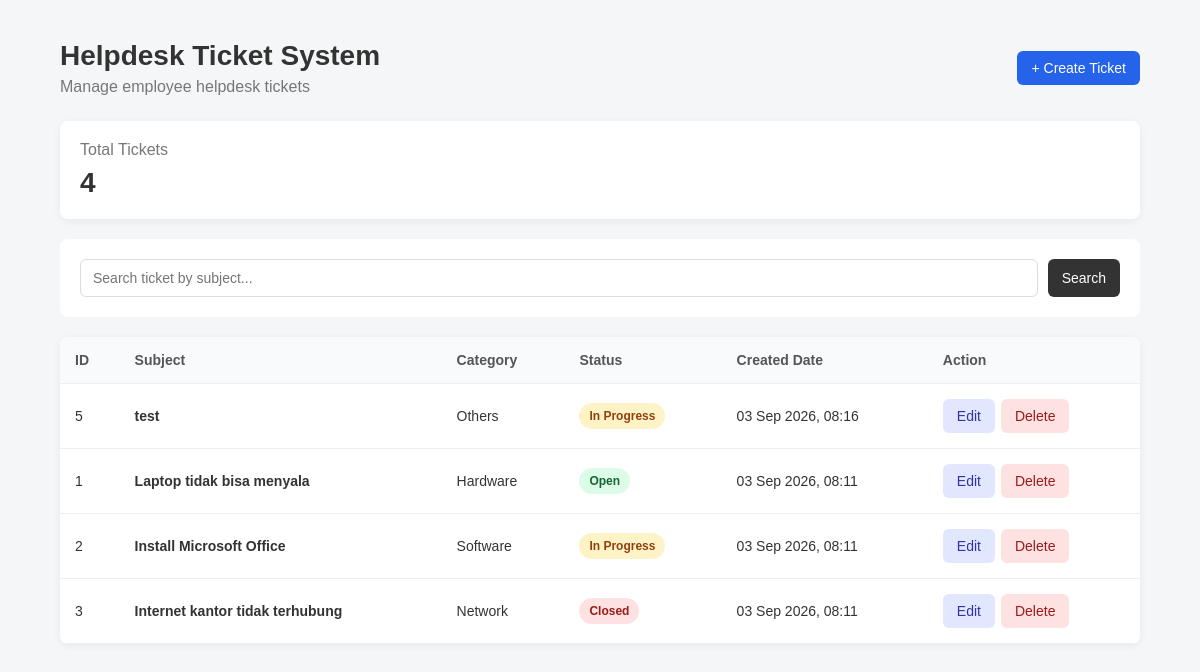
The page / on the database its author committed.
### tables this page shows
CREATE TABLE IF NOT EXISTS `tickets` (
  `id` int NOT NULL AUTO_INCREMENT,
  `subject` varchar(255) NOT NULL,
  `category` enum('Hardware','Software','Network','Others') NOT NULL,
  `description` text NOT NULL,
  `status` enum('Open','In Progress','Closed') NOT NULL DEFAULT 'Open',
  `created_at` timestamp NULL DEFAULT CURRENT_TIMESTAMP,
  PRIMARY KEY (`id`)
);

### index.php (the view, shortened to what this page needs)
<?php
require_once "config/database.php";
$search = isset($_GET['search']) ? trim($_GET['search']) : "";
if ($search !== "") {
    $sql = "SELECT * FROM tickets
            WHERE subject LIKE ?
            ORDER BY created_at DESC";
    $stmt = $conn->prepare($sql);
    $searchParam = "%" . $search . "%";
    $stmt->bind_param("s", $searchParam);
    $stmt->execute();
    $result = $stmt->get_result();
} else {
    $sql = "SELECT * FROM tickets ORDER BY created_at DESC";
    $result = $conn->query($sql);
}
$totalQuery = "SELECT COUNT(*) AS total FROM tickets";
$totalResult = $conn->query($totalQuery);
$totalData = $totalResult->fetch_assoc();
$totalTickets = $totalData['total'];
?>
<!DOCTYPE html>
<html lang="en">
<head>
    <link rel="stylesheet" href="css/style.css">
</head>
<body>
    <div class="container">
        <div class="header">
            <div>
                <h1>Helpdesk Ticket System</h1>
                <p>Manage employee helpdesk tickets</p>
            </div>
            <a href="create.php" class="btn btn-primary">
                + Create Ticket
            </a>
        </div>
        <div class="summary">
            <div class="summary-card">
                <span class="summary-title">Total Tickets</span>
                <strong><?php echo $totalTickets; ?></strong>
            </div>
        </div>
        <div class="search-section">
            <form method="GET" action="index.php">
                <div class="search-box">
                    <input
                        type="text"
                        name="search"
                        placeholder="Search ticket by subject..."
                        value="<?php echo htmlspecialchars($search); ?>"
                    >
                    <button type="submit" class="btn btn-search">
                        Search
                    </button>
                </div>
            </form>
        </div>
        <div class="table-container">
            <table>
                <thead>
                    <tr>
                        <th>ID</th>
                        <th>Subject</th>
                        <th>Category</th>
                        <th>Status</th>
                        <th>Created Date</th>
                        <th>Action</th>
                    </tr>
                </thead>
                <tbody>
                    <?php if ($result->num_rows > 0): ?>
                        <?php while ($ticket = $result->fetch_assoc()): ?>
                            <tr>
                                <td>
                                    <?php echo $ticket['id']; ?>
                                </td>
                                <td>
                                    <strong>
                                        <?php echo htmlspecialchars($ticket['subject']); ?>
                                    </strong>
                                </td>
                                <td>
                                    <?php echo htmlspecialchars($ticket['category']); ?>
                                </td>
                                <td>
                                    <?php
                                    $statusClass = '';
                                    switch ($ticket['status']) {
                                        case 'Open':
                                            $statusClass = 'status-open';
                                            break;
                                        case 'In Progress':
                                            $statusClass = 'status-progress';
                                            break;
                                        case 'Closed':
                                            $statusClass = 'status-closed';
                                            break;
                                    }
                                    ?>
                                    <span class="status <?php echo $statusClass; ?>">
                                        <?php echo htmlspecialchars($ticket['status']); ?>
                                    </span>
                                </td>
                                <td>
                                    <?php
                                    echo date(
                                        'd M Y, H:i',
                                        strtotime($ticket['created_at'])
                                    );
                                    ?>
                                </td>
                                <td>
                                    <div class="actions">
                                        <a
                                            href="edit.php?id=<?php echo $ticket['id']; ?>"
                                            class="btn btn-edit"
                                        >
                                            Edit
                                        </a>
                                        <a
                                            href="delete.php?id=<?php echo $ticket['id']; ?>"
                                            class="btn btn-delete"
                                            onclick="return confirm('Are you sure you want to delete this ticket?');"
                                        >
                                            Delete
                                        </a>
                                    </div>
                                </td>
                            </tr>
                        <?php endwhile; ?>
                    <?php endif; ?>
                </tbody>
            </table>
        </div>
    </div>
</body>
</html>

### css/style.css (style rules this page uses)
* { margin: 0; padding: 0; box-sizing: border-box; }
body { font-family: Arial, Helvetica, sans-serif; background: #f4f6f8; color: #333; }
.container { width: 90%; max-width: 1200px; margin: 40px auto; }
.header { display: flex; justify-content: space-between; align-items: center; margin-bottom: 25px; }
.header h1 { font-size: 28px; margin-bottom: 6px; }
.header p { color: #777; }
.btn { display: inline-block; padding: 9px 14px; border-radius: 6px; text-decoration: none; border: none; cursor: pointer; font-size: 14px; }
.btn-primary { background: #2563eb; color: white; }
.btn-search { background: #333; color: white; }
.btn-edit { background: #e0e7ff; color: #3730a3; }
.btn-delete { background: #fee2e2; color: #991b1b; }
.summary { margin-bottom: 20px; }
.summary-card { background: white; padding: 20px; border-radius: 8px; box-shadow: 0 2px 8px rgba(0, 0, 0, 0.06); }
.summary-title { display: block; color: #777; margin-bottom: 8px; }
.summary-card strong { font-size: 28px; }
.search-section { background: white; padding: 20px; margin-bottom: 20px; border-radius: 8px; }
.search-box { display: flex; gap: 10px; }
.search-box input, .search-box select { padding: 10px 12px; border: 1px solid #ddd; border-radius: 6px; font-size: 14px; }
.search-box input { flex: 1; }
.table-container { background: white; border-radius: 8px; overflow-x: auto; box-shadow: 0 2px 8px rgba(0, 0, 0, 0.06); }
table { width: 100%; border-collapse: collapse; }
thead { background: #f8fafc; }
th, td { padding: 15px; text-align: left; border-bottom: 1px solid #eee; }
th { font-size: 14px; color: #555; }
td { font-size: 14px; }
.status { display: inline-block; padding: 6px 10px; border-radius: 20px; font-size: 12px; font-weight: bold; }
.status-open { background: #dcfce7; color: #166534; }
.status-progress { background: #fef3c7; color: #92400e; }
.status-closed { background: #fee2e2; color: #991b1b; }
.actions { display: flex; gap: 6px; }

### rows shown on the page
tickets: id "5", subject "test", category "Others", status "In Progress", created_at "03 Sep 2026, 08:16"
tickets: id "1", subject "Laptop tidak bisa menyala", category "Hardware", status "Open", created_at "03 Sep 2026, 08:11"
tickets: id "2", subject "Install Microsoft Office", category "Software", status "In Progress", created_at "03 Sep 2026, 08:11"
tickets: id "3", subject "Internet kantor tidak terhubung", category "Network", status "Closed", created_at "03 Sep 2026, 08:11"

### other values the page prints
$totalTickets "4"
